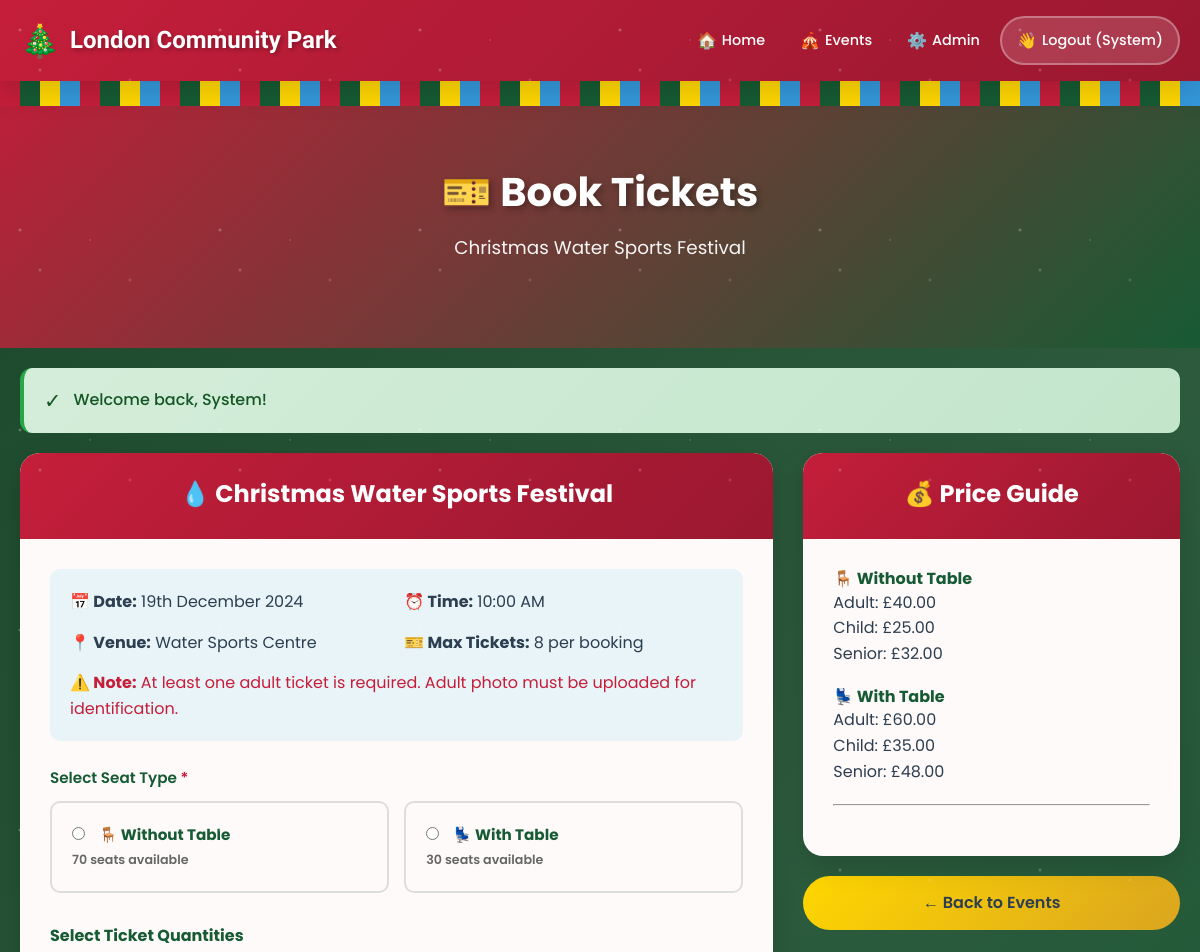
Page /user/book_event.php?id=6 (signed in, upper part) on the earlier database version.
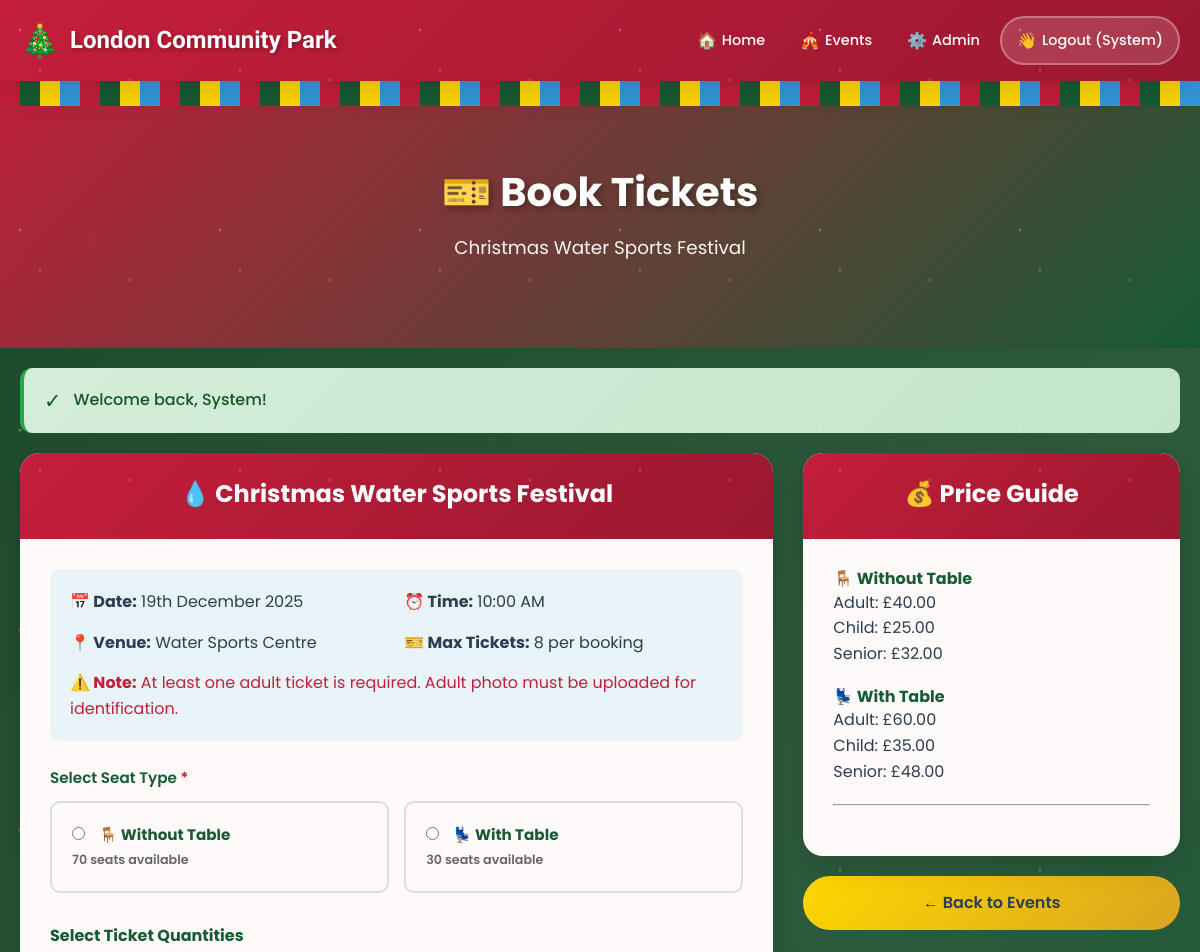
Same page on the later database version.
### tables this page shows
CREATE TABLE events (
    event_id INT AUTO_INCREMENT PRIMARY KEY,
    event_name VARCHAR(100) NOT NULL,
    event_description TEXT,
    event_date DATE NOT NULL,
    event_time TIME NOT NULL,
    venue VARCHAR(100) NOT NULL,
    total_capacity INT NOT NULL,
    requires_adult TINYINT(1) DEFAULT 0,
    max_tickets_per_booking INT DEFAULT 8,
    event_image VARCHAR(255),
    is_active TINYINT(1) DEFAULT 1,
    created_at TIMESTAMP DEFAULT CURRENT_TIMESTAMP,
    updated_at TIMESTAMP DEFAULT CURRENT_TIMESTAMP ON UPDATE CURRENT_TIMESTAMP
);

### includes/functions.php (called while the page is built, shortened)
<?php
function sanitize($data) {
    $data = trim($data);
    $data = stripslashes($data);
    $data = htmlspecialchars($data);
    return $data;
}
function formatDate($date) {
    return date('jS F Y', strtotime($date));
}
function formatTime($time) {
    return date('g:i A', strtotime($time));
}
function getEventById($pdo, $id) {
    $stmt = $pdo->prepare("SELECT * FROM events WHERE event_id = ?");
    $stmt->execute([$id]);
    return $stmt->fetch();
}
?>

### user/book_event.php (the view, shortened to what the changed rows need)
<?php
require_once '../includes/header.php';
$eventId = isset($_GET['id']) ? (int)$_GET['id'] : 0;
$event = getEventById($pdo, $eventId);
$emoji = '🎄';
if (stripos($event['event_name'], 'carol') !== false) $emoji = '🎵';
elseif (stripos($event['event_name'], 'santa') !== false) $emoji = '🎅';
elseif (stripos($event['event_name'], 'train') !== false) $emoji = '🚂';
elseif (stripos($event['event_name'], 'year') !== false) $emoji = '🎆';
elseif (stripos($event['event_name'], 'children') !== false) $emoji = '🎁';
elseif (stripos($event['event_name'], 'water') !== false) $emoji = '💧';
?>
<section class="hero" style="padding: 40px 20px;">
    <div class="container">
        <h1>🎫 Book Tickets</h1>
        <p><?php echo sanitize($event['event_name']); ?></p>
    </div>
</section>
<div class="container">
    <div style="display: grid; grid-template-columns: 2fr 1fr; gap: 30px;">
        <div class="card">
            <div class="card-header">
                <h2><?php echo $emoji; ?> <?php echo sanitize($event['event_name']); ?></h2>
            </div>
            <div class="card-body">
                <div style="background: var(--frost-blue); padding: 20px; border-radius: 10px; margin-bottom: 25px;">
                    <div style="display: grid; grid-template-columns: repeat(2, 1fr); gap: 15px;">
                        <p><strong>📅 Date:</strong> <?php echo formatDate($event['event_date']); ?></p>
                        <p><strong>⏰ Time:</strong> <?php echo formatTime($event['event_time']); ?></p>
                        <p><strong>📍 Venue:</strong> <?php echo sanitize($event['venue']); ?></p>
                        <p><strong>🎫 Max Tickets:</strong> <?php echo $event['max_tickets_per_booking']; ?> per booking</p>
                    </div>
                </div>
            </div>
        </div>
        <div>
            <div class="card" style="position: sticky; top: 100px;">
                <div class="card-header">
                    <h2>💰 Price Guide</h2>
                </div>
            </div>
        </div>
    </div>
</div>
<?php require_once '../includes/footer.php'; ?>

Differences in the rows shown:
changed events "Christmas Water Sports Festival": event_date "19th December 2024" → "19th December 2025"
